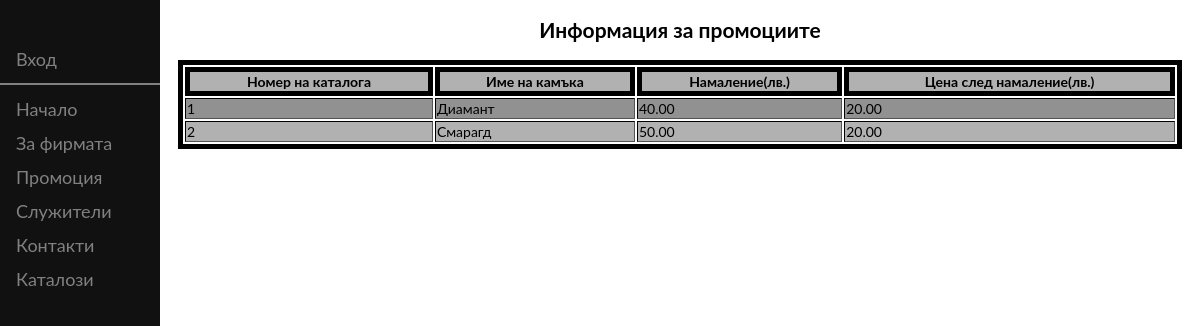
Screenshot of /4kit-exam-project/promociq.php with the database file from the repository.
### tables this page shows
CREATE TABLE `discount` (
  `CatalogID` int(10) UNSIGNED NOT NULL,
  `Name` char(40) NOT NULL,
  `discount` decimal(10,2) NOT NULL,
  `price` decimal(10,2) NOT NULL
);

### 4kit-exam-project/promociq.php (the view, shortened to what this page needs)
<?php
include"db.php";
?>
<!DOCTYPE html>
<html lang="bg">
<head>
  <link href="site.css" rel="stylesheet" type="text/css"/>
</head>
<body>
<?php
include ("menu.php");
?>
<div id="main">
<?php include "menu.php";?>
	<div id="content">
	<center>
	<h2> Информация за промоциите</h2>
	<table border="1" class="table1">
		<tr>
			<th> Номер на каталога</th>
			<th> Име на камъка</th>
			<th> Намаление(лв.)</th>
			<th> Цена след намаление(лв.) </th>
		</tr>
<?php
	$query="SELECT * FROM discount";
	if($result=mysqli_query($link,$query))
	{
		while($row=mysqli_fetch_assoc($result)){
	?>
<tr>
	<td><?php echo$row['CatalogID'];?></td>
	<td><?php echo$row['Name'];?></td>
	<td><?php echo$row['discount'];?></td>
	<td><?php echo$row['price'];?></td>
</tr>
<?php
			}
	}
	else
	{
		?>
		<tr><td colspan='10' align='center'>Няма записи</td></tr>
		<?php
			}
		?>
		</table>
		</center>
		</div>
</div>
</body>
</html>

### 4kit-exam-project/site.css (style rules this page uses)
body { font-family: "Lato", sans-serif; }
#main { margin-left: 160px; font-size: 14px; padding: 0px 10px; }
table.table1 { width:100%; }
table,th,tr { border: 5px solid black; }
tr:nth-child(even) { background-color: #919191; }
tr:nth-child(odd) { background-color: #B1B1B1; }

### rows the page displays
discount: CatalogID "1", Name "Диамант", discount "40.00", price "20.00"
discount: CatalogID "2", Name "Смарагд", discount "50.00", price "20.00"
